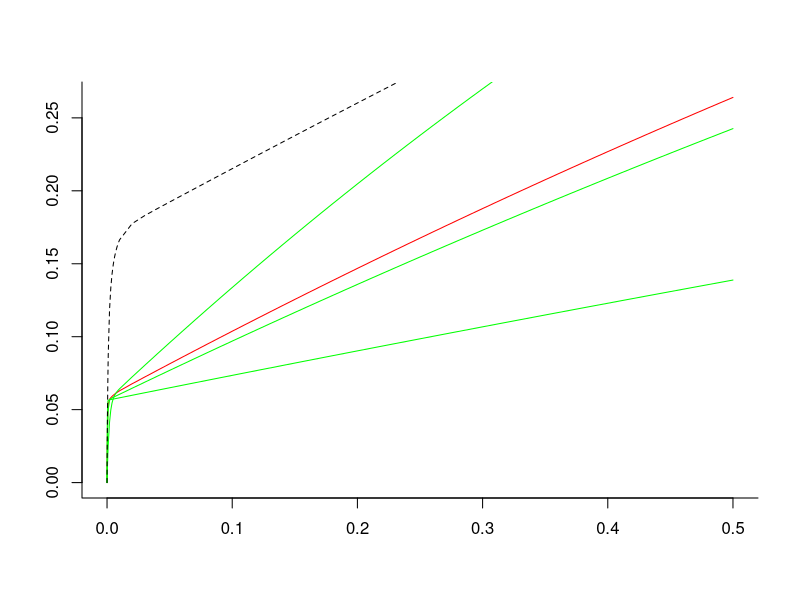
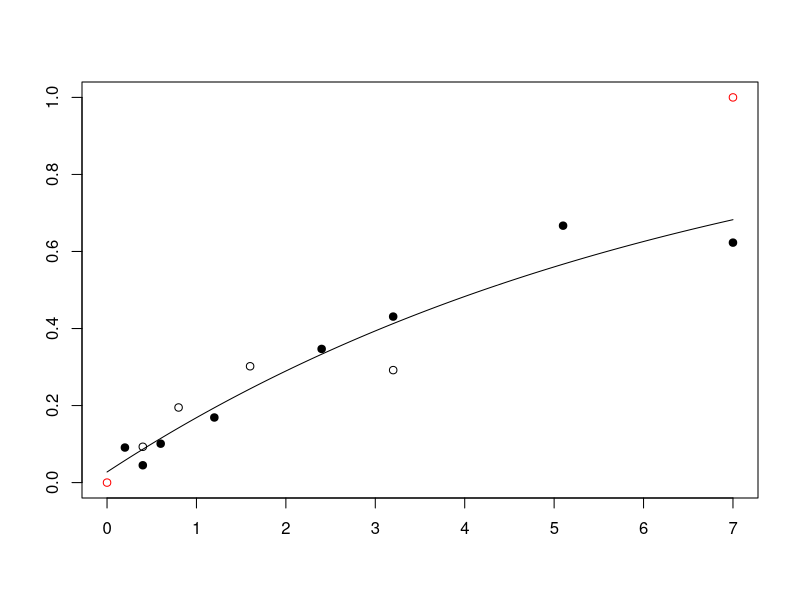
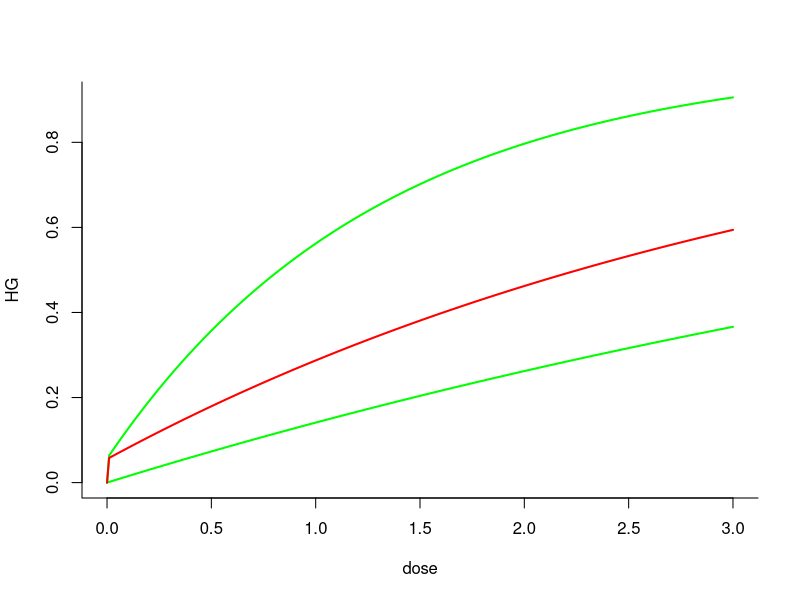

These charts were generated, in order, by the following R code: (Note: this script raises an error after producing the figures.)
# Free, open-source software under GNU GPLv3. It comes with no warranty. 
# Concerns radiogenic mouse HG tumorigenesis.
# Written by Mark Ebert, Edward Huang, Dae Woong Ham and Ray Sachs, summer  and fall 2017. 
# Relevant references and their abbreviations in commenting this script are the following.
# ".93Alp"=Alpen et al. "Tumorigenic potential of high-Z, high-LET charged-particle radiations." Rad Res 136:382-391 (1993)
# ".94Alp"=Alpen et al. "Fluence-based relative biological effectiveness for charged particle carcinogenesis in mouse Harderian gland." Adv Space Res 14(10): 573-581. (1994).  
# "16Chang"=Chang et al. "Harderian Gland Tumorigenesis: Low-Dose and LET Response." Radiat Res 185(5): 449-460. (2016).  
# "16Srn"=Siranart et al."Mixed Beam Murine Harderian Gland Tumorigenesis: Predicted Dose-Effect Relationships if neither Synergism nor Antagonism Occurs." Radiat Res 186(6): 577-591 (2016).  
# "17Cuc"=Cucinotta & Cacao. "Non-Targeted Effects Models Predict Significantly Higher Mars Mission Cancer Risk than Targeted Effects Models." Sci Rep 7(1): 1832. (2017). PMC5431989
library(deSolve) # library for solving differential equations
library(minpack.lm) #for non-linear regression package
rm(list=ls())
####### Data #######
dfr <- data.frame( # data used in 16Chang; includes data analyzed in .93Alp and .94Alp  
  dose.1 = c(0.2,0.4,0.6,1.2,2.4,3.2,5.1,7,0.05,0.1,0.15,0.2,0.4,0.8,1.6,0.05,0.1,0.2,0.4,0,0.1,0.2,0.4,0.8,1.6,0.4,0.8,1.6,3.2,0.05,0.1,0.2,0.4,0.8,0.1,0.2,0.4,0.8,0.1,0.2,0.4,0.04,0.08,0.16,0.32,0.033,0.066,0.13,0.26,0.52,.2, .4, .6),
  HG = c(0.091,0.045,0.101,0.169,0.347,0.431,0.667,0.623,0.156,0.215,0.232,0.307,0.325,0.554,0.649,0.123,0.145,0.207,0.31,0.026,0.083,0.25,0.39,0.438,0.424,0.093,0.195,0.302,0.292,0.109,0.054,0.066,0.128,0.286,0.183,0.167,0.396,0.536,0.192,0.234,0.317,0.092,0.131,0.124,0.297,0.082,0.088,0.146,0.236,0.371,.154,.132,.333),#HG prevalence as defined in 16Chang
  NWeight = c(520,2048,1145,584,313,232,293,221,1162,877,455,409,374,223,320,742,661,347,131,6081,1091,251,244,191,131,645,255,199,111,649,378,973,833,201,468,381,197,109,496,257,185,1902,1063,884,350,1767,1408,874,299,261,322,206,67),
  #nominal weight for weighted least squaresregression; see .93Alp. The Lanthanum entries were obtained by measuring the main graph in 17Cuc 
  index=c(rep(1,8),rep(0,17), rep(1,4),  rep(0,24)),#index=0 for Z>3 ions, 1 otherwise. Not needed in some models
  L = c(rep(1.6,8), rep(193, 7), rep(250, 4), rep(195, 6), rep(0.4, 4), rep(25, 5), rep(464, 4), rep(193, 3),rep(70, 4), rep(100, 5), rep(953, 3)), ##L=LET=LET_infinity=stopping power (keV/micron)
  Z = c(rep(2, 8), rep(26, 17), rep(1, 4), rep(10, 5), rep(43, 4), rep(26, 3), rep(14, 4), rep(22, 5), rep(57, 3)),#atomic number, charge in units of proton charge on fully ionized atomic nucleus, e.g. 2 for 2He4
  Zeff = c(rep("TBD", 53)),# effective ion charge according to the formula of W.H Barkas. Zeff <= Z. Calculated below. For this data, only very slightly less than Z.
  beta = c(rep("TBD", 53)),# ion speed, relative to speed of light, calculated below
  MeVperu = c(rep(228, 8), rep(600, 7), rep(300, 4), rep(600, 6), rep(250, 4), rep(670, 5), rep(600, 4), rep(600, 3), rep(260, 4), rep(1000, 5), rep(593, 3)),#Kinetic energy in MeV, divided by atomic mass, e.g. divided by 4u=4x931.5 MeV/c^2 for 2He4
  Katz = c(rep("TBD", 53)),#for fully ionized nuclei, Katz's Z^2/beta^2, Calculated below. It is part of the Bethe Barkas Bloch equation for stopping power. Our calculations don't use Katz, but various similar calculations do.
  ion = c(rep("He4", 8), rep("Fe56", 17), rep("p", 4), rep("Ne20", 5), rep("Nb93", 4), rep("Fe56", 3), rep("Si28", 4), rep("Ti48", 5), rep("La139", 3)),
  comments = c(".93AlpLooksOK", rep("", 7), ".93AlplooksOK", rep('', 11), ".93Alp.no.iso", "not in 17Cuc (or 16Chang?)", rep("", 3), "16Chang all OK?", rep('', 24), ".94Alp","From graphs",'e.g. in 17Cuc')
) 

# Data for HG induced by photons from Cs-137 or Co-60 beta decay; from 16Chang (and calibration of LQ model)
ddd <- data.frame(dose.1 = c(0, 0.4, 0.8, 1.6, 3.2, 7, 0, .4, .8, .12, 1.6),
                  HG = c(.026, .048, .093, .137, .322, .462, .0497, .054, .067, .128, .202),
                  NWeight = c(6081.2, 4989.5, 1896.8, 981.1, 522.2, 205.2, 7474.1, 2877.6, 1423.7, 689.9, 514.9),
                  Nucleus = c(rep("Cobalt-60", 6), rep("Cesium-137", 5)),
                  Comments = c(rep("TBD", 11))
)
Y <- 0.001 * dfr[, "MeVperu"] # convert to GeV/u for convenience in a calculation
dfr[, "Katz"] <- round((dfr[, "Z"]) ^2 * (2.57 * Y^2 + 4.781 * Y + 2.233) / (2.57 * Y^2 + 4.781 * Y), 2) # special relativistic calculation of Z^2/beta^2. The numerics include conversion from GeV to joules and from u to kg.
dfr[, "beta"] <- round(dfr[, "Z"] * sqrt(1 / dfr[, "Katz"]), 3) # i.e. Z*sqrt(beta^2/Z^2) 
dfr[, "Zeff"] <- round(dfr[, "Z"] * (1 - exp( -125 * dfr[, "Z"] ^ (-2.0 / 3))), 2) # Barkas formula for Zeff; for us Zeff is almost Z

dfra <- dfr[c(1:19,26:53),] ##removes the zero dose case and the no isograft data

#####  photon and HZE/NTE Models #####
LQ <- lm(HG ~ dose.1 + I(dose.1 ^ 2), data = ddd) # linear model fit on ddd dataset
summary(LQ, correlation = T) 

#HERE OUR NEW HZE/NTE MODEL; works well. Uses 3 adjustable parameters. There is also an HZE/TE model and NTE or TE models for Z<=3, but for a while we now use the HZE/NTE model for Z>3 with data for Z>=8  
dfrHZE <- subset(dfra, Z > 3) # look only at HZE not at much lower LET ions. # In next line phi controls how fast NTE build up from zero; not really needed during calibration since 150*phi*Dose/L>>1 at every observed Dose !=0. phi needed for later synergy calculations.
phi <- 1000 # Even larger phi should give the same final results, but might cause extra problems with R. 
HZEm <- nls(HG ~ .0275 + (1 - exp ( -0.01 * (aa1 * L * dose.1 * exp( -aa2 * L) + (1 - exp( -150 * phi * dose.1 / L)) * kk1))), #  calibrating parameters in a model that modifies the hazard function NTE models in 17Cuc.
            data = dfrHZE, 
            weights = NWeight,
            start = list(aa1 = .9, aa2 = .01, kk1 = 6)) 
summary(HZEm, correlation = T);vcov(HZEm)# parameter values & accuracy; variance-covariance matrix
NTE.HZE.c <- coef(HZEm) #  calibrated central values of the 3 parameters. Next is the IDER, =0 at dose 0
HHC <- function(dose.1,L) 0.01*(NTE.HZE.c[1]*L*dose.1*exp(-NTE.HZE.c[2]*L)+(1-exp(-150*phi*dose.1/L))*NTE.HZE.c[3]) # calibrated hazard function

CalculateHZEC <- function(dose.1, L) {
  1-exp(-HHC(dose.1,L)) #  Calibrated IDER
}

dose <- c(seq(0, .00001, by = 0.000001),seq(.00002,.0001,by=.00001),seq(.0002,.001,by=.0001),seq(.002,.01,by=.001),seq(.02,.5,by=.01))##look carefully near zero, but go out to 0.5 Gy
#dose=dose[1:30] #this can be used to zoom in on the very low dose behavior in the graphs
####### calculate baseline MIXDER I(d) for mixtures of HZE components modeled by NTE IDER #######
IntegrateNTE_HZE_IMIXDER <- function(r, L, d = dose, aa1 = NTE.HZE.c[1], aa2 = NTE.HZE.c[2], kk1 = NTE.HZE.c[3]) {
  dE <- function(yini, State, Pars) {
    aa1 <- aa1; aa2 <- aa2; kk1 <- kk1
    with(as.list(c(State, Pars)), {
      aa = vector(length = length(L))
      u = vector(length = length(L))
      for (i in 1:length(L)) {
        aa[i] = aa1*L[i]*exp(-aa2*L[i])
        u[i] = uniroot(function(d) 1-exp(-0.01*(aa[i]*d+(1-exp(-150*phi*d/L[i]))*kk1)) - I, lower = 0, upper = 20, tol = 10^-10)$root
      }
      dI = vector(length = length(L))
      for (i in 1:length(L)) {
        dI[i] = r[i]*0.01*(aa[i]+exp(-150*phi*u[i]/L[i])*kk1*150*phi/L[i])*exp(-0.01*(aa[i]*u[i]+(1-exp(-150*phi*u[i]/L[i]))*kk1))
        
      }
      dI = sum(dI)
      return(list(c(dI)))
    })
  }
  pars = NULL; yini = c(I= 0); d = d
  out = ode(yini, times = d, dE, pars, method = "radau")
  return(out)
} 

####### Plotting I(d) example
r <- c(1/3, 1/3, 1/3); L <- c(25, 70, 250)
INCRL <- IntegrateNTE_HZE_IMIXDER(r, L) # incremental effect additivity 
plot(INCRL, type='l', col='red', bty='l', ann='F') # ,ylim=c(0,.4) ; I(d) plot
lines(dose, CalculateHZEC(dose, 250), col='green') # component 3
lines(dose, CalculateHZEC(dose, 70), col='green') # component 2
lines(dose, CalculateHZEC(dose, 25), col='green') # component 1
SEA <- function(dose.1) CalculateHZEC(dose.1/3, 25) + CalculateHZEC(dose.1/3, 70) + CalculateHZEC(dose.1/3, 250)
lines(dose, SEA(dose), lty=2)
# another example
# r <- .25*1:4; L <- c(25,70,190,250);plot(INCRL, type='l',ylim=c(0,.5),col='red',bty='l',ann='F')
# lines(dose,CalculateHZEC(dose,190), col='green')#component 3
# lines(dose,CalculateHZEC(dose,250),col='green')#component 4
# lines(dose,CalculateHZEC(dose,70),col='green')#component 2
# lines(dose,CalculateHZEC(dose,25),col='green') #component 1
# SEA <- function(dose.1) CalculateHZEC(dose.1/4, 25) + CalculateHZEC(dose.1/4, 70) + CalculateHZEC(dose/4, 190) + CalculateHZEC(dose.1/3, 250)
# lines(dose, SEA(dose), lty=2)
##Next need Monte Carlo for 95%CI. Edward's Next Job
########### Light ion Z <= 3 model 1 ######### 
dfrL <- subset(dfra, Z <= 3) #for Light ions
LOW.m <- nls(HG ~ .0275 + 1-exp(-bet * dose.1),
             data = dfrL,
             weights = NWeight,
             start = list(bet = .5))
summary(LOW.m)
LOW.c <- coef(LOW.m)  # calibrated central values of the parameter
CalculateLOW.C <- function(dose.1, L) { # Calibrated Low LET model. Use L=0, but maybe later will use L >0 but small 
  return(1-exp(-LOW.c[1] * dose.1))
}  
#######Next: visual checks to see if our calibration is consistent with 16Chang, .93Alp, .94Alp and 17Cuc
## Put various values in our calibrated model to check with numbers and graphs in these references
#  L=193; dose.1 = dfrHZE[1:7, "dose.1"]; HGe = dfr[1:7,"HG"] # same for Fe
plot(c(0, 7), c(0, 1), col = 'red', ann = 'F') 
ddose <- 0.01 * 0:700; lines(ddose, CalculateLOW.C(ddose, 0) + .0275)  #calibrated lowLET IDER
points(dfrL[1:8, "dose.1"], dfrL[1:8,"HG"],pch=19) #RKS: Helium data points
points(dfrL[9:12, "dose.1"], dfrL[9:12, "HG"] )  # proton data points 

#####MIXDER# RKS next is just a  fossil I think
dE_1 <- function(d, aa1, aa2, kk1, phi, L) {
   ((150 * kk1 * phi * exp(-150 * phi * d / L) / L + aa1 * L * exp( -aa2 * L)) * 
  exp(-0.01 * (kk1 * (1 - exp( - 150 * phi * d / L)) + aa1 * L * exp(-aa2 * L) * d))) / 100
 }

dE_2 <- function(dose,L) { 
 LOW.c*exp(-LOW.c*dose)  
}

IntegrateNTE_HZE_LOW_IMIXDER <- function(r, L = 193, aa1 = NTE.HZE.c[1], aa2 = NTE.HZE.c[2], kk1 = NTE.HZE.c[3], phi = 3e3, beta = LOW.c, d) { 
  dE <- function(yini, State, Pars) {
    aa1 <- aa1; aa2 <- aa2; kk1 <- kk1;  beta <- beta; phi <- phi; L <- L
    with(as.list(c(State, Pars)), {
      u <- c(0, 0)
      u[1] <- uniroot(function(d) 1-exp(-0.01*(aa1*L*d*exp(-aa2*L)+(1-exp(-150*phi*d/L))*kk1)) - I, lower = 0, upper = 200, extendInt = "yes", tol = 10^-10)$root
      u[2] <- uniroot(function(d) 1-exp(-beta * d) - I, lower = 0, upper =200, extendInt = "yes", tol = 10^-10)$root#RKS changed upper to 200 instead of 5; cured lots of bugs; changed in u[1] also without helping or hurting. Maybe changing to upX or downX would be better still

      dI <- c(0, 0)
      dI[1] <- r[1] * dE_1(d = u[1], aa1 = aa1, aa2 = aa2, kk1 = kk1, phi = phi, L = L)
      dI[2] <- r[2] * dE_2(d = u[2], L = 0)
      dI <- sum(dI)
      return(list(c(dI)))
    })
  }
  return(ode(c(I = 0), times = d, dE, parms = NULL, method = "radau"))
}
r1 <- .2; r <- c(r1, 1 - r1) #Proportions. Next plot IDERs and MIXDER
d <- .01 * 0:300.
plot(x = d, y = CalculateHZEC(dose.1 = d, L = 173), type = "l", xlab="dose",ylab="HG",bty='l',col='green',lwd=2)
lines(x = d, y = CalculateLOW.C( d,0), col='green',lwd=2)
lines(x = d, y = IntegrateNTE_HZE_LOW_IMIXDER(r = r, d = d)[, 2], col = "red", lwd=2) # I(d)

# To be done next. HZE NTE MIXDER 95% CI (Edward)!!! Information criteria and 
# compare with 17Cuc (Mark)! clean up style
# Overall: add TE HZE models; decide on low LET models after seeing Mark's IC 
# results. Decide how to handle the various branches -- probably one ODE for NTE 
# HZE MIXDERs that may have on low LET component and one ODE for TE HZE MIXDERs ditto

#==============================================#
#==========Confidence Interval Part============#
#==============================================#

# Set the pseudorandom seed
set.seed(1)

Generate_CI = function(N = 500, intervalLength = 0.95, d, r, L, HZEmodel = HZEm) {
  # Function to generate CI for the input dose.
  # @params:   N              - numbers of sample
  #            intervalLength - size of confidence interval
  #            d              - input dose
  #            r              - proportion of ion
  #            L              - LTE
  #            HZEmodel       - the input HZE model
  
  valueArr = vector(length = 0)
  # Generate N randomly generated samples of parameters of HZE model.
  monteCarloSamples = rmvnorm(n = N, mean = coef(HZEmodel), sigma = vcov(HZEmodel))
  
  # For each sample curve, evalute them at input dose, and sort.
  for (i in 1:500) {
    valueArr = c(valueArr, IntegrateNTE_HZE_IMIXDER(r = r, L = L, d = c(0, d), aa1 = monteCarloSamples[, 1][i], aa2 = monteCarloSamples[, 2][i], kk1 = monteCarloSamples[, 3][i])[, 2][2])
  }
  valueArr = sort(valueArr)
  
  # Returning resulting CI
  return (c(valueArr[(1-intervalLength)/2*500], valueArr[(intervalLength + (1-intervalLength)/2)*500]))
}

# Parameter initialization
r <- c(1/3, 1/3, 1/3); L <- c(25, 70, 250)
mixderCurve = IntegrateNTE_HZE_IMIXDER(r, L)
threeIonMIXDER = data.frame(d = mixderCurve[, 1], CA = mixderCurve[, 2])
numDosePoints = length(threeIonMIXDER$d)
CI = matrix(nrow = 2, ncol = numDosePoints)

# Calculate CI for each dose point
for (i in 1 : numDosePoints) {
  CI[, i] = Generate_CI(d = threeIonMIXDER$d[i], r = r,  L = L)
  print(paste("Currently at step:", toString(i)))
}

# Plot
mixderGraphWithCI = ggplot(data = threeIonMIXDER, aes(x = d, y = CA)) + geom_line(aes(y = CA), col = "red", size = 1) + geom_ribbon(aes(ymin = CI[1, ], ymax = CI[2, ]), alpha = .3)
print(mixderGraphWithCI)

#========================================#
#===================End==================#
#========================================#


#egh :: ASSIGNMENT: Calculate I(d) for N > 1 HZE IDERs and one low-LET IDER
calculateComplexId <- function(r, L, d, aa1 = NTE.HZE.c[1], aa2 = NTE.HZE.c[2], kk1 = NTE.HZE.c[3], phi = 3e3, beta = LOW.c, lowLET = FALSE) {
  ## FUNCTION DESCRIPTION
  # Calulates the function I(d) from N > 1 HZE IDERs and one low-LET IDER using 
  # incremental effect additivity
  #
  # new argument: lowLET (FALSE by default, TRUE when one IDER is low-LET)
  dE <- function(yini, State, Pars) { #  Constructing an ode from the IDERS
    aa1 <- aa1; aa2 <- aa2; kk1 <- kk1; beta <- beta; phi <- phi; L <- L
    with(as.list(c(State, Pars)), {
      aa <- vector(length = length(L))  
      u <- vector(length = length(L))  
      for (i in 1:length(L)) {
        aa[i] <- aa1 * L[i] * exp(-aa2 * L[i])
        u[i] <- uniroot(function(d) 1-exp(-0.01*(aa1*L[i]*d*exp(-aa2*L[i])+(1-exp(-150*phi*d/L[i]))*kk1)) - I, lower = 0, upper = 200, extendInt = "yes", tol = 10^-10)$root #egh this is used in the single HZE and lowLET example
      }
      dI <- vector(length = length(L))
      for (i in 1:length(L)) {
        dI[i] <- r[i] * 0.01*(aa[i]+exp(-150*phi*u[i]/L[i])*kk1*150*phi/L[i])*exp(-0.01*(aa[i]*u[i]+(1-exp(-150*phi*u[i]/L[i]))*kk1))
      }
      if (lowLET == TRUE) { # If low-LET IDER is present then include it at the end of the dI vector
        u[length(L) + 1] <- uniroot(function(d) 1-exp(-beta*d) - I, lower = 0, upper = 200, extendInt = "yes", tol = 10^-10)$root
        dI[length(L) + 1] <- r[length(r)] * dE_2(d = u[length(L) + 1], L = 0)
      }
      dI <- sum(dI)
      return(list(c(dI)))
      })
  }
  return(ode(c(I = 0), times = d, dE, parms = NULL, method = "radau")) #  Finds the solution I(d) of the differential equation dE
}

r1 <- .2; r <- c(r1, 1 - r1) #Proportions. Next plot IDERs and MIXDER
d <- .01 * 0:300.
plot(x = d, y = CalculateHZEC(dose.1 = d, L = 173), type = "l", xlab="dose",ylab="HG",bty='l',col='green',lwd=2)
lines(x = d, y = CalculateLOW.C( d,0), col='green', lwd=2)
lines(x = d, y = calculateComplexId(r = r, L = 193, d = d, lowLET = TRUE)[, 2], col = "red", lwd=2) # I(d)

r <- c(1/3, 1/3, 1/3); L <- c(25, 70, 250)
INCRL <- calculateComplexId(r, L, d = dose) # incremental effect additivity 
plot(INCRL, type='l', col='red', bty='l', ann='F') # ,ylim=c(0,.4) ; I(d) plot
lines(dose, CalculateHZEC(dose, 250), col='green') # component 3
lines(dose, CalculateHZEC(dose, 70), col='green') # component 2
lines(dose, CalculateHZEC(dose, 25), col='green') # component 1
SEA <- function(dose.1) CalculateHZEC(dose.1/3, 25) + CalculateHZEC(dose.1/3, 70) + CalculateHZEC(dose.1/3, 250)
lines(dose, SEA(dose), lty=2)

r <- c(2/5, 2/5, 1/5); L <- c(70, 173)
plot(x = d, y = CalculateHZEC(dose.1 = d, L = 173), type = "l", xlab="dose",ylab="HG",bty='l',col='green',lwd=2)
lines(x = d, y = CalculateHZEC(d, 70), col='green', lwd=2) # component 3
lines(x = d, y = CalculateLOW.C(d, 0), col='green', lwd=2)
lines(x = d, y = calculateComplexId(r, L, d = d, lowLET = TRUE)[, 2], col = 'red', lwd = 2)
